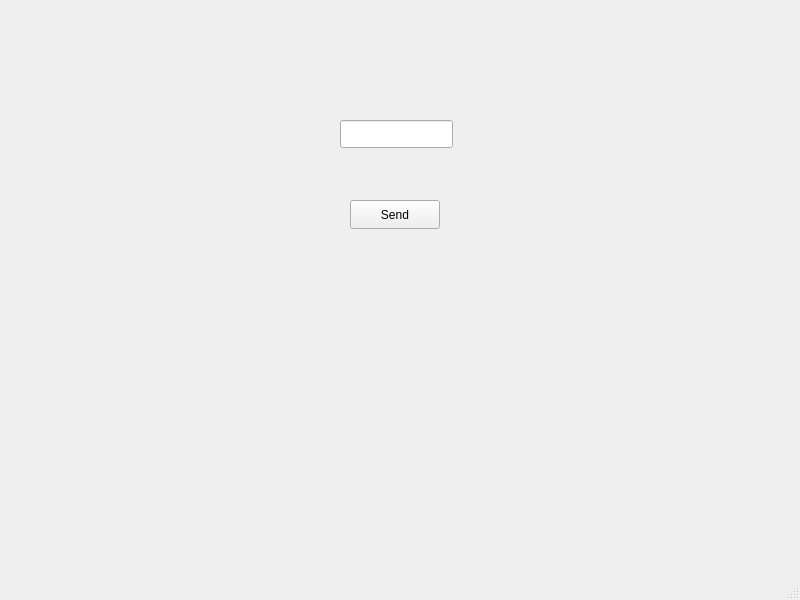
<?xml version="1.0" encoding="UTF-8"?>
<ui version="4.0">
 <class>client</class>
 <widget class="QMainWindow" name="client">
  <property name="geometry">
   <rect>
    <x>0</x>
    <y>0</y>
    <width>800</width>
    <height>600</height>
   </rect>
  </property>
  <property name="windowTitle">
   <string>client</string>
  </property>
  <widget class="QWidget" name="centralwidget">
   <widget class="QPushButton" name="sendButton">
    <property name="geometry">
     <rect>
      <x>350</x>
      <y>200</y>
      <width>90</width>
      <height>29</height>
     </rect>
    </property>
    <property name="text">
     <string>Send</string>
    </property>
   </widget>
   <widget class="QLineEdit" name="messagelineEdit">
    <property name="geometry">
     <rect>
      <x>340</x>
      <y>120</y>
      <width>113</width>
      <height>28</height>
     </rect>
    </property>
   </widget>
  </widget>
  <widget class="QMenuBar" name="menubar">
   <property name="geometry">
    <rect>
     <x>0</x>
     <y>0</y>
     <width>800</width>
     <height>25</height>
    </rect>
   </property>
  </widget>
  <widget class="QStatusBar" name="statusbar"/>
 </widget>
 <resources/>
 <connections/>
</ui>
